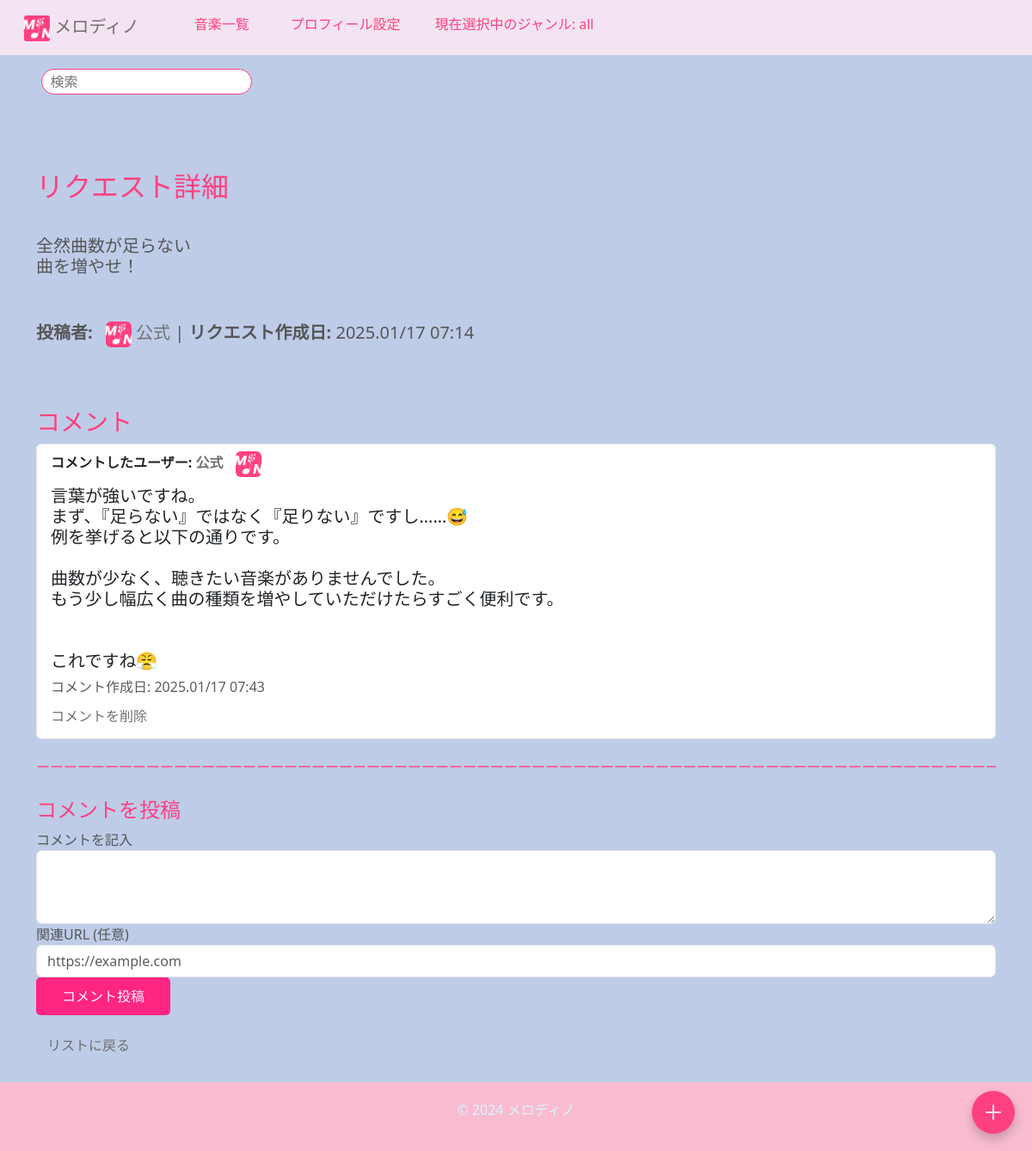
/requests/10/ (signed in), run on the app's committed database.
### ongaku/models.py (models this page shows, shortened)
class Request(models.Model):
    title = models.CharField(max_length=100, default="タイトルを記入してください")
    user = models.ForeignKey(User, on_delete=models.CASCADE)  # リクエストをしたユーザー
    description = models.TextField()
    created_at = models.DateTimeField(default=timezone.now)
    text = models.TextField(max_length=100)

class UserProfile(models.Model):
    user = models.OneToOneField(User, on_delete=models.CASCADE)
    songs = models.ManyToManyField(Ongaku)  # ユーザーが作成した曲の関連
    display_name = models.CharField(max_length=100, unique=True, blank=True, null=True)
    bio = models.TextField(blank=True, null=True)  # 自己紹介
    profile_picture = models.ImageField(upload_to='profile_pictures/', blank=True, null=True)
    youtube_url = models.URLField(blank=True, null=True)  # YouTube URL
    twitter_url = models.URLField(blank=True, null=True)  # Twitter URL

class Comment(models.Model):
    text = models.TextField(max_length=300)
    request = models.ForeignKey(Request, related_name='comments', on_delete=models.CASCADE)
    user = models.ForeignKey(User, on_delete=models.CASCADE)
    content = models.TextField(default="")
    url = models.URLField(blank=True, null=True)
    created_at = models.DateTimeField(default=timezone.now)

### ongaku/views.py (the view)
# urls.py: path('requests/<int:request_id>/', views.request_detail, name='request_detail'),
@login_required
def request_detail(request, request_id):
    req = get_object_or_404(Request, id=request_id)
    comments = req.comments.all()  # このリクエストに関連するコメントを取得
    if request.method == 'POST':
        form = CommentForm(request.POST)
        if form.is_valid():
            new_comment = form.save(commit=False)
            new_comment.request = req  # コメントをリクエストに紐づける
            new_comment.user = request.user  # コメントの投稿者を現在のユーザーに設定
            new_comment.save()
            return redirect('request_detail', request_id=req.id)  # コメント投稿後にリクエスト詳細ページにリダイレクト
    else:
        form = CommentForm()
    return render(request, 'ongaku/request_detail.html', {
        'request': req,  # テンプレート変数名を修正
        'comments': comments,
        'form': form,
    })

### ongaku/forms.py
class CommentForm(forms.ModelForm):
    class Meta:
        model = Comment
        fields = ['text', 'url']
        widgets = {
            'text': forms.Textarea(attrs={'rows': 3, 'placeholder': 'コメントを入力...'}),
        }
        text = forms.CharField(widget=forms.Textarea(attrs={'placeholder': 'コメントを入力してください...'}))

### ongaku/templates/ongaku/request_detail.html (shortened to what this page needs)
{% extends 'base.html' %}
{% block content %}
<div class="container mt-5">
    <h2>リクエスト詳細</h2>
    <h5 style="white-space: pre-line; margin-top: 40px;">
        <div style="margin-top: -50px;">
            {{ request.text }}
        </div>
    </h5>
    <p><br></p>
    <h5 style="margin-top: -20px;"><strong>投稿者:</strong>
        {% if request.user.userprofile.profile_picture %}
            <img src="{{ request.user.userprofile.profile_picture.url }}" alt="プロフィール画像" class="profile-picture">
        {% endif %}
        <a href="{% url 'profile' request.user.pk %}">
            {% if request.user.userprofile.display_name == None %}
                {{ request.user.userprofile.display_name|default:"匿名" }}{{ request.user.id }}
            {% else %}
                {{ request.user.userprofile.display_name|default:"匿名" }}
            {% endif %}
        </a> | <strong>リクエスト作成日:</strong> {{ request.created_at|date:"Y.m/d H:i" }}
    </h5>
    <h3 style="margin-top: 70px;">コメント</h3>
    <ul class="list-group">
        {% for comment in comments %}
            <li class="list-group-item" style="margin-left: -40px;">
                <strong>コメントしたユーザー:
                    <a href="{% url 'profile' request.user.pk %}">
                    {% if comment.user.userprofile.display_name == None %}
                        {{ comment.user.userprofile.display_name|default:"匿名" }}{{ comment.user.id }}
                    {% else %}
                        {{ comment.user.userprofile.display_name|default:"匿名" }}
                    {% endif %}</a>
                    {% if comment.user.userprofile.profile_picture %}
                        <img src="{{ comment.user.userprofile.profile_picture.url }}" alt="プロフィール画像" class="profile-picture">
                    {% endif %}
                </strong>
                <h5 style="word-wrap: break-word; word-break: break-word; white-space: normal; white-space: pre-line; margin-top: 10px;">{{ comment.text }}<br>
                </h5>
                <p class="text-muted" style="margin-top: -50px;">コメント作成日: {{ comment.created_at|date:"Y.m/d H:i" }}</p>
                {% if comment.user == user %}
                    <a class="btn p-1" href="{% url 'delete_comment' comment.id %}" style="margin-left: -5px; margin-top: -15px;">コメントを削除</a>
                {% endif %}
            </li>
        {% empty %}
            <h5 style="margin-left: -40px;"><br>現在はありません<br><br><br></h5>
        {% endfor %}
    </ul>
    <div style="margin-top: -20px; color: #ff4081;">
        <p class="responsive-line">ーーーーーーーーーーーーーーーーーーーーーーーーーーーーーーーーーーーーーーーーーーーーーーーーーーーーーーーーーーーーーーーーーーーーーーーーーーーーーーーーーーーーーーーーーーーーーーーーーーーーーーーーーーーーーーーーーーーーーーーーーーーーーーーーーーーーーーーーーーーーーーーーーーーーーーーー</p>
    </div>
    <h4 class="mt-4">コメントを投稿</h4>
    <form method="POST">
        <div class="form-group">
            <label for="id_text">コメントを記入</label>
            <textarea class="form-control" name="text" id="id_text" rows="3"></textarea>
        </div>
        <div class="form-group">
            <label for="id_url">関連URL (任意)</label>
            <input type="url" class="form-control" name="url" id="id_url" placeholder="https://example.com">
        </div>
        <button type="submit">コメント投稿</button>
    </form>
    <a href="{% url 'request_view' %}" class="btn mt-3">リストに戻る</a>
</div>
{% endblock %}

### ongaku/static/ongaku/css/style.css (style rules this page uses)
a { text-decoration: none; }

### templates/base.html (style rules this page uses)
body { background-color: #becce8; color: #565656; transition: background-color 0.5s, color 0.5s; }
button { background-color: #ff2583; color: #f4f4f4; border: none; padding: 10px 30px; border-radius: 5px; }
a { color: rgb(112, 112, 112) !important; }
h1, h2, h3, h4, .h5 { color: #ff4081; }
ul li { list-style-type: none; padding-left: 0; }

### ongaku/templates/ongaku/request_detail.html (style rules this page uses)
.responsive-line { margin-top: 40px; width: 100%; white-space: nowrap; overflow: hidden; }
.profile-picture { width: 30px; height: 30px; margin-left: 10px; border-radius: 20%; }

### data on the page
Request: text "全然曲数が足らない 曲を増やせ！", user.userprofile.profile_picture (picture), user.userprofile.display_name "公式", created_at "2025.01/17 07:14"
Comment: user.userprofile.display_name "公式", user.userprofile.profile_picture (picture), text "言葉が強いですね。 まず、『足らない』ではなく『足りない』ですし……😅 例を挙げると以下の通りです。 曲数が少なく、聴きたい音楽がありませんでした。 もう少し幅広く曲の種類を増やしていただけたらすごく便利です。 これですね😤", created_at "2025.01/17 07:43", shows "コメントを削除"
